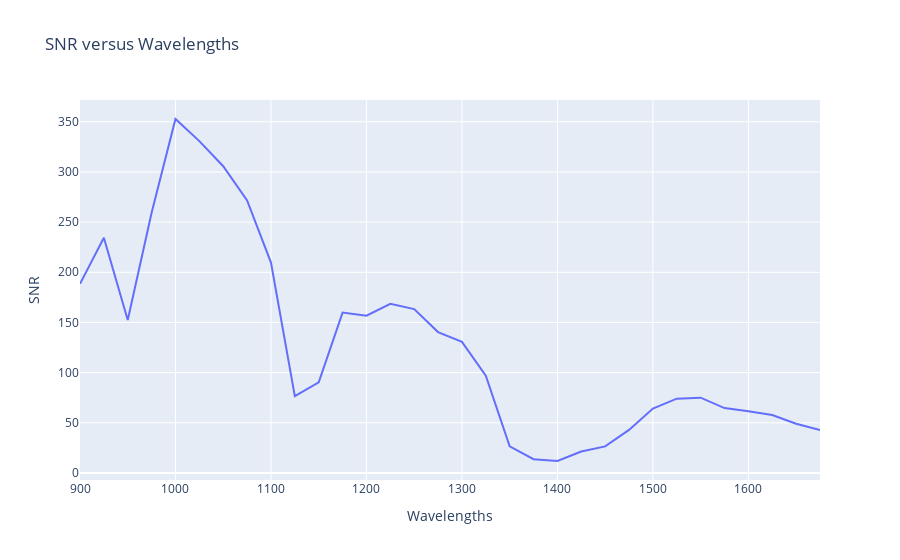

The cell this chart's notebook holds for it:
### Markdown cell above
## Plots

### Code cell
wavelength_label = f"Wavelengths"
snr_label = f"SNR"

data = {
    wavelength_label: wavelength[:],
    snr_label: snr[:],
}

df = pd.DataFrame.from_dict(data=data)

fig = plot.line(
    df=df,
    x=wavelength_label,
    y=snr_label,
    title="SNR versus Wavelengths",
    dark=False,
)

fig.show()
display(df)

### Figure 1 — Plotly figure (JSON) as saved in the notebook; plotly's stock layout.template omitted (floating-point values rounded to 4 significant figures)
{"data": [{"hovertemplate": "Wavelengths=%{x}<br>SNR=%{y}<extra></extra>", "legendgroup": "", "line": {"color": "#636efa", "dash": "solid"}, "marker": {"symbol": "circle"}, "mode": "lines", "name": "", "orientation": "v", "showlegend": false, "type": "scatter", "x": [900, 925, 950, 975, 1000, 1025, 1050, 1075, 1100, 1125, 1150, 1175, 1200, 1225, 1250, 1275, 1300, 1325, 1350, 1375, 1400, 1425, 1450, 1475, 1500, 1525, 1550, 1575, 1600, 1625, 1650, 1675], "xaxis": "x", "y": [188.5, 234.4, 152.4, 259.4, 352.8, 330.7, 305.7, 271.6, 209.6, 76.6, 90.34, 159.9, 156.7, 168.6, 163.3, 140.4, 130.6, 96.98, 26.57, 13.75, 11.95, 21.4, 26.48, 42.95, 64.15, 74.06, 75.04, 64.68, 61.53, 57.8, 49.05, 42.76], "yaxis": "y"}], "layout": {"legend": {"tracegroupgap": 0}, "title": {"text": "SNR versus Wavelengths"}, "xaxis": {"anchor": "y", "domain": [0, 1], "title": {"text": "Wavelengths"}}, "yaxis": {"anchor": "x", "domain": [0, 1], "title": {"text": "SNR"}}}}
